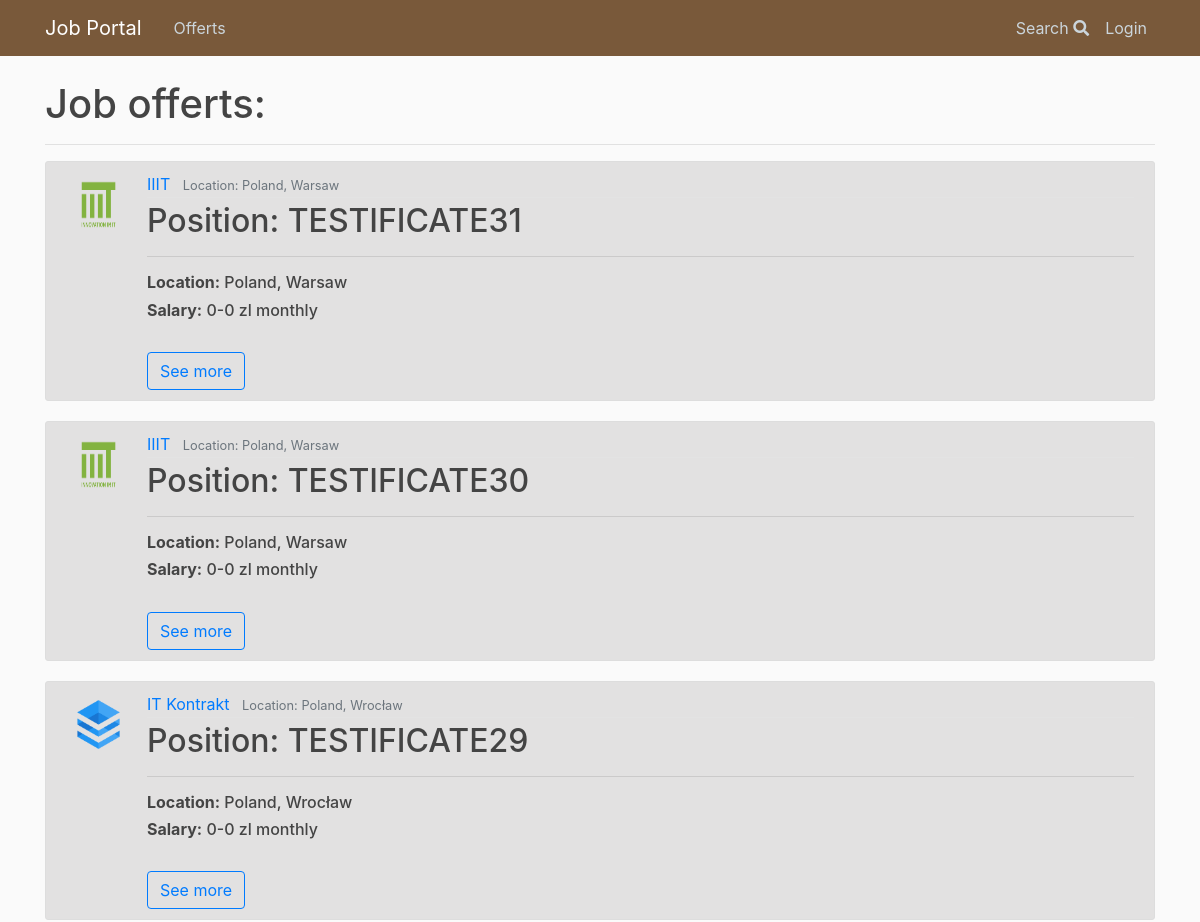
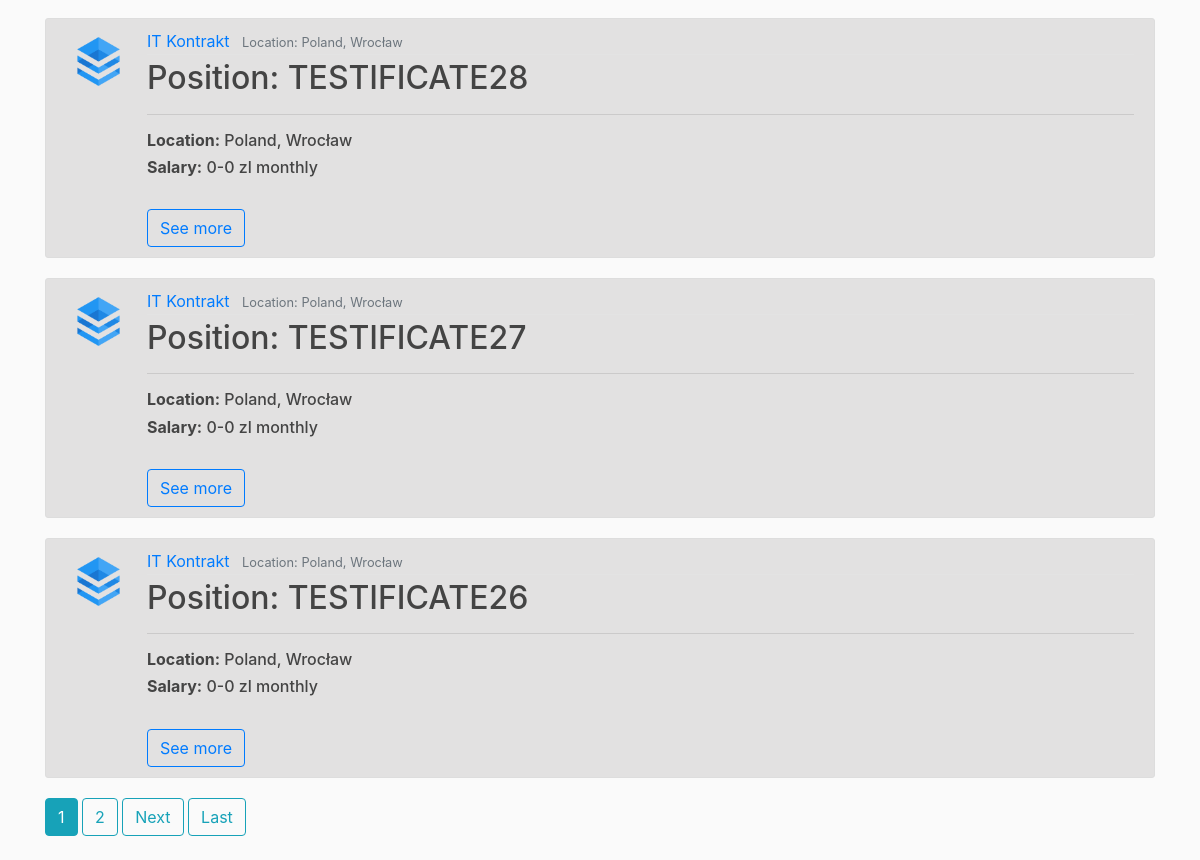
The app's page /offerts/, older data (2 pictures, top to bottom).
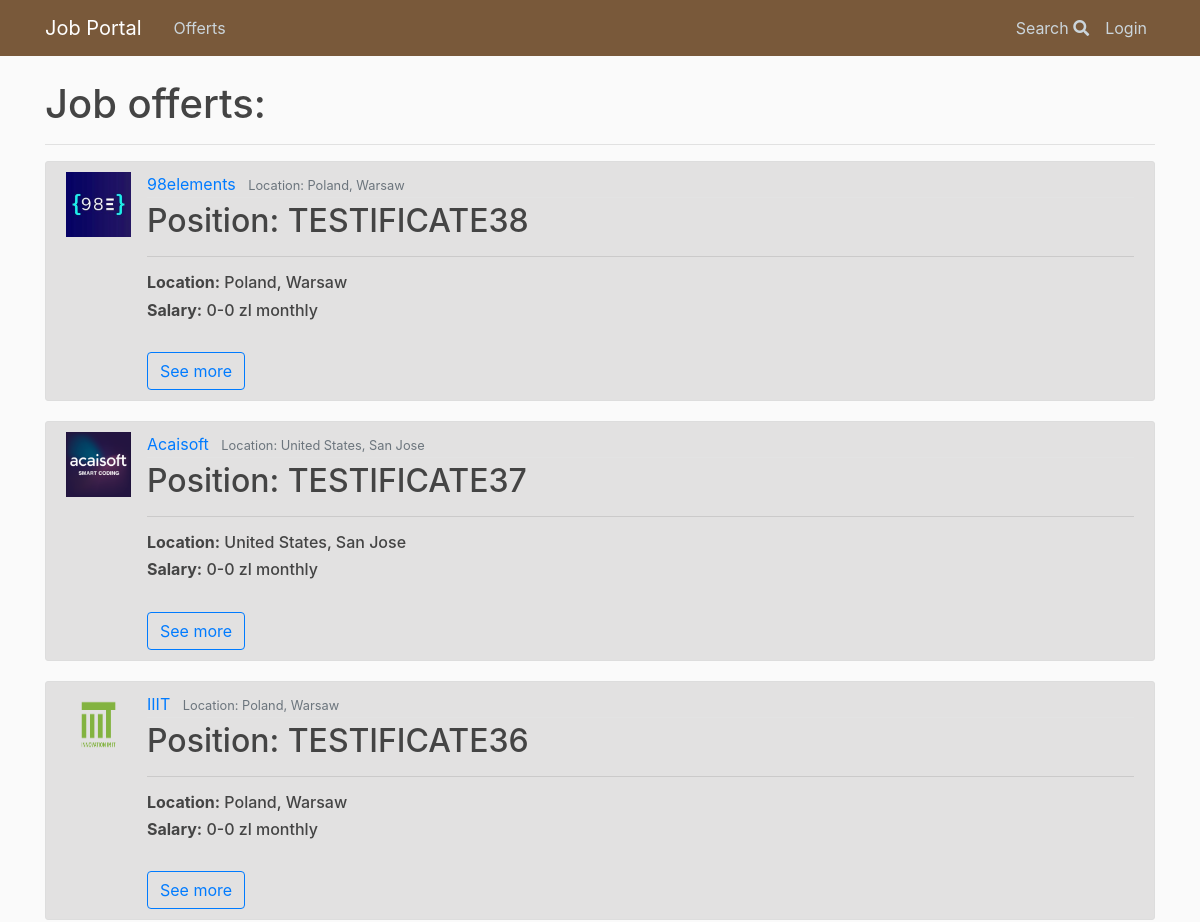
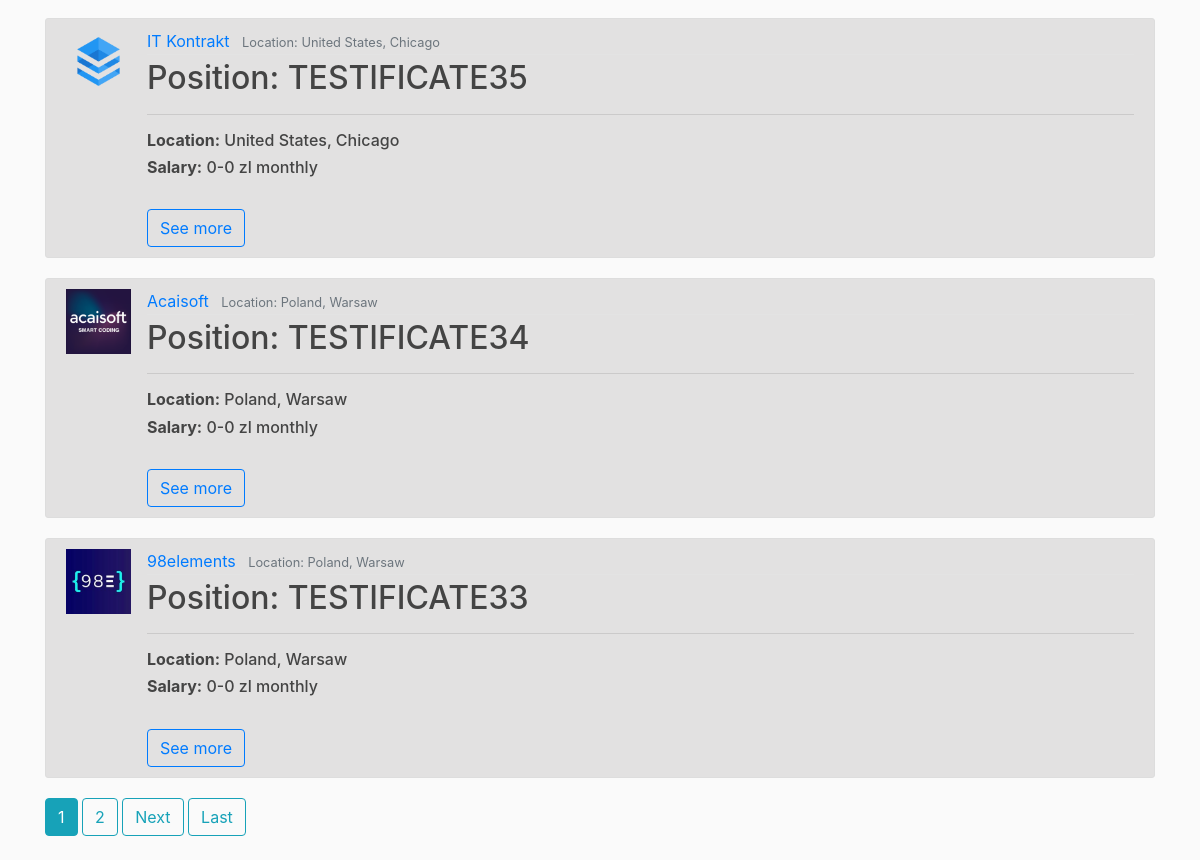
The same page, newer data (2 pictures, top to bottom).
### offerts/models.py (models this page shows, shortened)
class Offert(models.Model):
    author = models.ForeignKey(User, on_delete=models.CASCADE)
    position = models.CharField(max_length = 100)
    agency = models.ForeignKey(Agency, on_delete=models.CASCADE)
    remote = models.BooleanField(default=False)
    sal_types = (
        ('H', 'per hour'),
        ('M', 'monthly'),
    )
    salary_type = models.CharField(
        max_length=1,
        choices=sal_types,
        default='M',
    )
    min_salary = models.IntegerField(default=0)
    max_salary = models.IntegerField(default=0)
    publication_date = models.DateTimeField(auto_now_add = True)
    expiration_date = models.DateField(null=True, default=None)
    must_have = models.ManyToManyField('Tag')
    nice_to_have = models.CharField(max_length = 1000)
    duties = models.CharField(max_length = 1000)
    benefits = models.CharField(max_length = 1000)
    about = models.TextField(null=True)

class Agency(models.Model):
    company = models.ForeignKey(Company, on_delete=models.CASCADE)
    country = models.CharField(max_length = 100)
    location = models.CharField(max_length = 100)
    address = models.CharField(max_length = 200)
    weppage = models.URLField(null=True)
    email = models.EmailField()
    phone = models.CharField(max_length=15)
    class Meta:
        verbose_name_plural = "Agencies"

class Company(models.Model):
    name = models.CharField(max_length = 200, unique=True)
    logo = models.ImageField(upload_to = "logos/", null=True, default=None)
    webpage = models.URLField(null=True)
    about = models.CharField(max_length = 1000)
    class Meta:
        verbose_name_plural = "Companies"

### offerts/views.py (the view)
# urls.py: path('', OffertListView.as_view(), name = 'index'),
class OffertListView(ListView):
    model = Offert
    template_name = 'offerts/offert_list.html' # default: <app>/<model>_<viewtype>.html
    context_object_name = 'offerts'
    ordering = ['-publication_date'] # '-' -> from newest to oldest
    paginate_by = 6

### offerts/templates/offerts/offert_list.html (shortened to what this page needs)
{% extends 'base.html' %}
{% load static %}
    {% block body %}
      <h1> Job offerts: </h1>
      <hr>
      {% if offerts %}
        {% for offert in offerts %}
        <article class="media content-section">
        <img class="article-img" src="{{offert.agency.company.logo.url}}" alt="logo">
            <div class="media-body">
                <div class="article-metadata">
                  <a class="mr-2" href='#'>{{ offert.agency.company.name }}</a>
                  <small class="text-muted">Location: {{ offert.agency.country }}, {{offert.agency.location }}</small>
                </div>
                <h2><a class="article-title">Position: {{ offert.position }}</a></h2>
                <hr>
                <h6><a class="article-title"><strong>Location:</strong> {{ offert.agency.country }}, {{offert.agency.location }}</a></h6>
                <h6><a class="article-title"><strong>Salary:</strong> {{offert.min_salary}}-{{offert.max_salary}} zl  {{ offert.get_salary_type_display }}</a></h6>
                <br>
                <a href="{% url 'offerts:offert_details' offert.id %}"><button type="button" class="btn btn-outline-primary">See more</button></a>
        </article>
      {% endfor %}
      {% if is_paginated %}
        {% for num in page_obj.paginator.page_range %}
          {% if page_obj.number == num %}
            <a class="btn btn-info mb-4" href="?page={{num}}">{{num}}</a>
          {% elif num > page_obj.number|add:'-2' and num < page_obj.number|add:'2' %}
            <a class="btn btn-outline-info mb-4" href="?page={{num}}">{{num}}</a>
          {% endif %}
        {% endfor %}
        {% if page_obj.has_next %}
          <a class="btn btn-outline-info mb-4" href="?page={{ page_obj.next_page_number }}">Next</a>
          <a class="btn btn-outline-info mb-4" href="?page={{ page_obj.paginator.num_pages }}">Last</a>
        {% endif %}
      {% endif %}
    {% else %}
      <h3>No offerts available.</h3>
    {% endif %}
  {% endblock %}

Row changes from the older to the newer data that the page shows:
no longer on this page (row unchanged): Offert: agency.company.logo (picture), agency.company.name "IIIT", agency.country "Poland", agency.location "Warsaw", position "TESTIFICATE31", min_salary "0", max_salary "0", salary_type "monthly"
no longer on this page (row unchanged): Offert: agency.company.logo (picture), agency.company.name "IIIT", agency.country "Poland", agency.location "Warsaw", position "TESTIFICATE30", min_salary "0", max_salary "0", salary_type "monthly"
no longer on this page (row unchanged): Offert: agency.company.logo (picture), agency.company.name "IT Kontrakt", agency.country "Poland", agency.location "Wrocław", position "TESTIFICATE29", min_salary "0", max_salary "0", salary_type "monthly"
no longer on this page (row unchanged): Offert: agency.company.logo (picture), agency.company.name "IT Kontrakt", agency.country "Poland", agency.location "Wrocław", position "TESTIFICATE28", min_salary "0", max_salary "0", salary_type "monthly"
no longer on this page (row unchanged): Offert: agency.company.logo (picture), agency.company.name "IT Kontrakt", agency.country "Poland", agency.location "Wrocław", position "TESTIFICATE27", min_salary "0", max_salary "0", salary_type "monthly"
no longer on this page (row unchanged): Offert: agency.company.logo (picture), agency.company.name "IT Kontrakt", agency.country "Poland", agency.location "Wrocław", position "TESTIFICATE26", min_salary "0", max_salary "0", salary_type "monthly"
added Offert: agency.company.logo (picture), agency.company.name "98elements", agency.country "Poland", agency.location "Warsaw", position "TESTIFICATE38", min_salary "0", max_salary "0", salary_type "monthly"
added Offert: agency.company.logo (picture), agency.company.name "Acaisoft", agency.country "United States", agency.location "San Jose", position "TESTIFICATE37", min_salary "0", max_salary "0", salary_type "monthly"
added Offert: agency.company.logo (picture), agency.company.name "IIIT", agency.country "Poland", agency.location "Warsaw", position "TESTIFICATE36", min_salary "0", max_salary "0", salary_type "monthly"
added Offert: agency.company.logo (picture), agency.company.name "IT Kontrakt", agency.country "United States", agency.location "Chicago", position "TESTIFICATE35", min_salary "0", max_salary "0", salary_type "monthly"
added Offert: agency.company.logo (picture), agency.company.name "Acaisoft", agency.country "Poland", agency.location "Warsaw", position "TESTIFICATE34", min_salary "0", max_salary "0", salary_type "monthly"
added Offert: agency.company.logo (picture), agency.company.name "98elements", agency.country "Poland", agency.location "Warsaw", position "TESTIFICATE33", min_salary "0", max_salary "0", salary_type "monthly"
